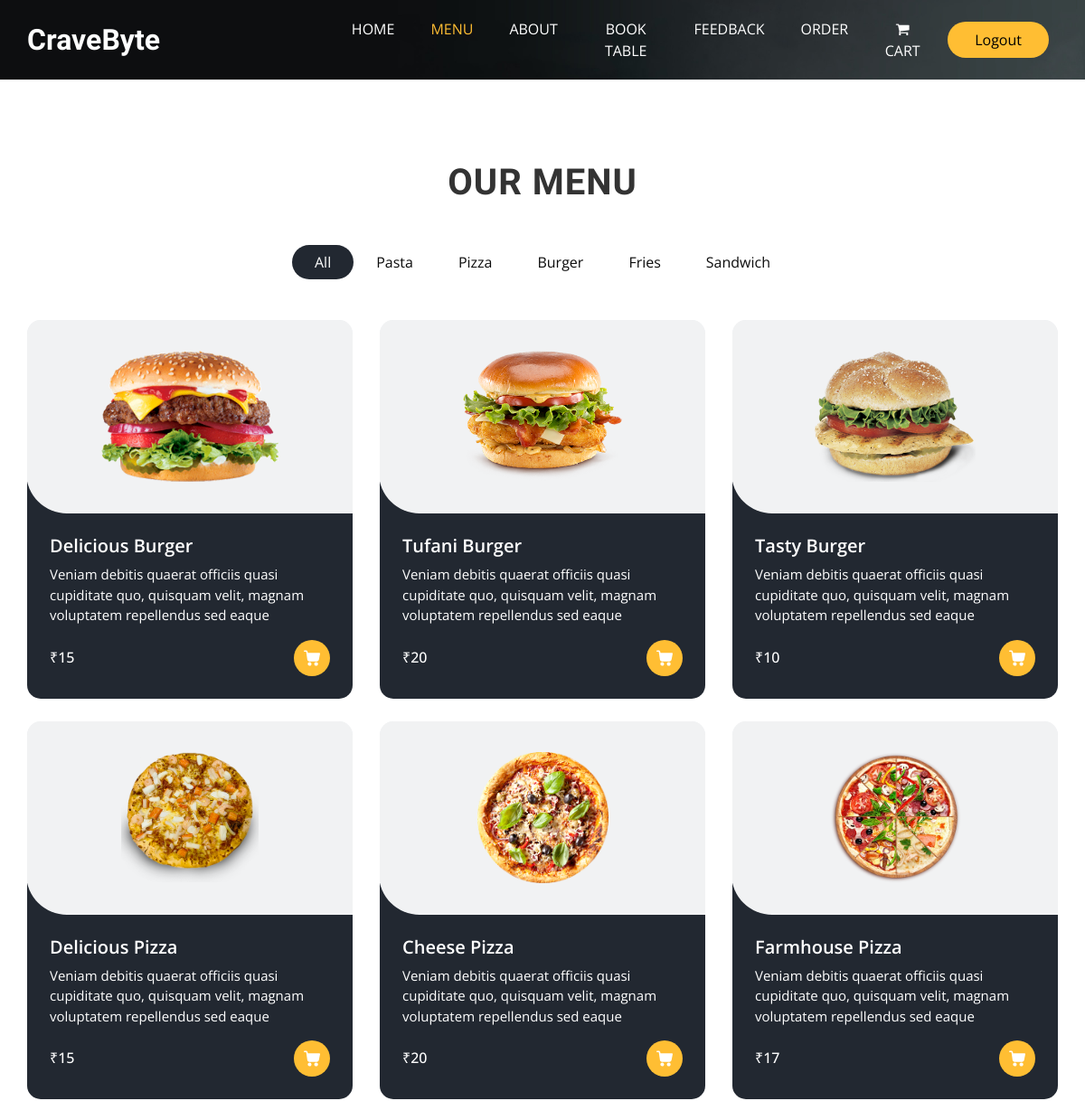
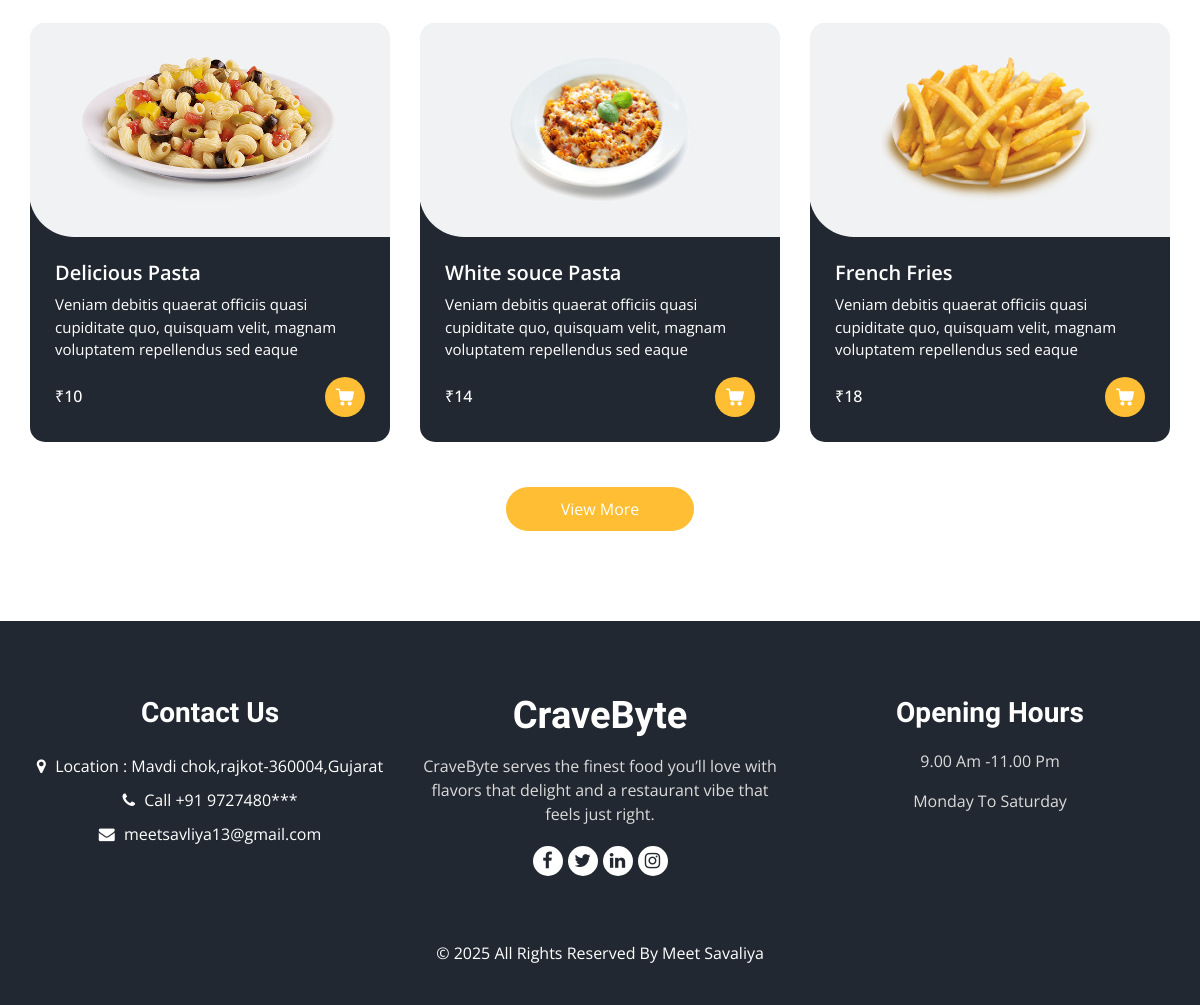
The page /menu/ (signed in) on the database its author committed (2 pictures, top to bottom).
### Base_App/models.py (models this page shows, shortened)
class ItemList(models.Model):
    Category_name=models.CharField(max_length=15)
    def __str__(self):
        return self.Category_name

class Items(models.Model):
    Item_name=models.CharField(max_length=40)
    description=models.TextField(blank=False)
    Price=models.IntegerField()
    Category=models.ForeignKey(ItemList,related_name="Name",on_delete=models.CASCADE)
    Image=models.ImageField(upload_to='items/')

### Base_App/views.py (the view)
# urls.py: path('menu/',MenuView,name="menu"),
@login_required(login_url='login')
def MenuView(request):
    items=Items.objects.all()
    list=ItemList.objects.all()
    return render(request,'menu.html',{'items':items,'list':list})

### templates/menu.html (shortened to what this page needs)
{% extends "base.html" %}
{% block class %} class="sub_page" {% endblock class %}
{% block main %}
<section class="food_section layout_padding">
    <div class="container">
      <div class="heading_container heading_center">
        <h2>
          Our Menu
        </h2>
      </div>
      <ul class="filters_menu">
        <li class="active" data-filter="*">All</li>
        {% for i in list %}
        <li data-filter=".{{ i.Category_name }}">{{ i.Category_name }}</li>
       {% endfor %}
      </ul>
      <div class="filters-content">
        <div class="row grid">
          {% for j in items %}
          <div class="col-sm-6 col-lg-4 all {{ j.Category }}">
            <div class="box">
              <div>
                <div class="img-box">
                  <img src="/media/{{j.Image}}" alt=""> {% comment %}  Or Use This <img src="{{j.Image.url}}" alt=""> {% endcomment %}
                </div>
                <div class="detail-box">
                  <h5>
                    {{ j.Item_name }}
                  </h5>
                  <p>
                    {{ j.description }}
                  </p>
                  <div class="options">
                    <h6>
                      ₹{{ j.Price }}
                    </h6>
                    <a href="{% url 'add_to_cart' j.id %}">
                    </a>
                  </div>
                </div>
              </div>
            </div>
          </div>
          {% endfor %}
        </div>
      </div>
      <div class="btn-box">
        <a href="">
          View More
        </a>
      </div>
    </div>
</section>
{% endblock main %}

### templates/base.html (shortened to what this page needs)
{% load static %}
<!DOCTYPE html>
<html>
<head>
  <link rel="stylesheet" type="text/css" href="{% static 'css/bootstrap.css' %} " />
  <link rel="stylesheet" type="text/css" href="https://cdnjs.cloudflare.com/ajax/libs/OwlCarousel2/2.3.4/assets/owl.carousel.min.css" />
  <link rel="stylesheet" href="https://cdnjs.cloudflare.com/ajax/libs/jquery-nice-select/1.1.0/css/nice-select.min.css" />
  <link href="{% static 'css/font-awesome.min.css' %} " rel="stylesheet" />
  <link href="{% static 'css/style.css' %} " rel="stylesheet" />
  <link href="{% static 'css/responsive.css' %} " rel="stylesheet" />
    <link href="{% static 'css/checkoutpage.css' %} " rel="stylesheet" />
</head>
<body {% block class %}{% endblock class %}>
  <div class="hero_area">
    <div class="bg-box">
      <img src="{% static 'images/hero-bg.jpg' %} " alt="">
    </div>
    <header class="header_section">
      <div class="container">
        <nav class="navbar navbar-expand-lg custom_nav-container ">
          <a class="navbar-brand" href="\">
            <span>
              CraveByte
            </span>
          </a>
          <div class="collapse navbar-collapse" id="navbarSupportedContent">
            <ul class="navbar-nav  mx-auto ">
              <li class="nav-item {% if request.path == '/' %}active{% endif %}">
                <a class="nav-link" href="/">Home <span class="sr-only">(current)</span></a>
              </li>
              <li class="nav-item {% if request.path == '/menu/' %}active{% endif %}">
                <a class="nav-link" href="{% url 'menu' %}">Menu</a>
              </li>
              <li class="nav-item {% if request.path == '/about/' %}active{% endif %}">
                <a class="nav-link" href="{% url 'about' %}">About</a>
              </li>
              <li class="nav-item {% if request.path == '/book_table/' %}active{% endif %}">
                <a class="nav-link" href="{% url 'book_table' %}">Book Table</a>
              </li>
              <li class="nav-item {% if request.path == '/feedback/' %}active{% endif %}">
                <a class="nav-link" href="{% url 'feedback' %}">Feedback</a>
              </li>
              <li class="nav-item {% if request.path == '/place_order/' %}active{% endif %}">
                <a class="nav-link" href="{% url 'place_order' %}">Order</a>
              </li>
              <li class="nav-item {% if request.path == '/cart/' %}active{% endif %}">
                <a class="nav-link" href="{% url 'cart_view' %}">
                  <i class="fa fa-shopping-cart"></i> Cart
                </a>
              </li>
            </ul>
            <div class="user_option">
              {% if user.is_authenticated %}
                <a href="{% url 'logout' %}" class="order_online" style="color:black;">
                  Logout
                </a>
              {% else %}
                <a href="{% url 'login' %}" class="order_online" style="color:black;">
                  Login / Signup
                </a>
              {% endif %}
            </div>
          </div>
        </nav>
      </div>
    </header>
  </div>
  {% block main %}
  {% endblock main %}
  <footer class="footer_section">
    <div class="container">
      <div class="row">
        <div class="col-md-4 footer-col">
          <div class="footer_contact">
            <h4>
              Contact Us
            </h4>
            <div class="contact_link_box">
              <a href="">
                <i class="fa fa-map-marker" aria-hidden="true"></i>
                <span>
                  Location : Mavdi chok,rajkot-360004,Gujarat
                </span>
              </a>
              <a href="">
                <i class="fa fa-phone" aria-hidden="true"></i>
                <span>
                  Call +91 9727480***
                </span>
              </a>
              <a href="">
                <i class="fa fa-envelope" aria-hidden="true"></i>
                <span>
                  meetsavliya13@gmail.com
                </span>
              </a>
            </div>
          </div>
        </div>
        <div class="col-md-4 footer-col">
          <div class="footer_detail">
            <a href="" class="footer-logo">
              CraveByte
            </a>
            <p>
              CraveByte serves the finest food you’ll love with flavors that delight and a restaurant vibe that feels just right.
            </p>
            <div class="footer_social">
              <a href="">
                <i class="fa fa-facebook" aria-hidden="true"></i>
              </a>
              <a href="">
                <i class="fa fa-twitter" aria-hidden="true"></i>
              </a>
              <a href="https://www.linkedin.com/in/meet-savaliya262">
                <i class="fa fa-linkedin" aria-hidden="true"></i>
              </a>
              <a href="https://www.instagram.com/meet_patel_262">
                <i class="fa fa-instagram" aria-hidden="true"></i>
              </a>
            </div>
          </div>
        </div>
        <div class="col-md-4 footer-col">
          <h4>
            Opening Hours
          </h4>
          <p>
            9.00 Am -11.00 Pm
          </p>
          <p>
            Monday To Saturday
          </p>
        </div>
      </div>
      <div class="footer-info">
        <p>
          &copy; <span id="displayYear"></span> All Rights Reserved By Meet Savaliya
        </p>
      </div>
    </div>
  </footer>
</body>
</html>

### static/css/responsive.css (style rules this page uses)
@media (min-width: 1200px) { .container { max-width: 1170px; } }

### rows shown on the page
ItemList: Category_name "Pasta"
ItemList: Category_name "Pizza"
ItemList: Category_name "Burger"
ItemList: Category_name "Fries"
ItemList: Category_name "Sandwich"
Items: Image (picture), Item_name "Delicious Burger", description "Veniam debitis quaerat officiis quasi cupiditate quo, quisquam velit, magnam voluptatem repellendus sed eaque", Price "15"
Items: Image (picture), Item_name "Tufani Burger", description "Veniam debitis quaerat officiis quasi cupiditate quo, quisquam velit, magnam voluptatem repellendus sed eaque", Price "20"
Items: Image (picture), Item_name "Tasty Burger", description "Veniam debitis quaerat officiis quasi cupiditate quo, quisquam velit, magnam voluptatem repellendus sed eaque", Price "10"
Items: Image (picture), Item_name "Delicious Pizza", description "Veniam debitis quaerat officiis quasi cupiditate quo, quisquam velit, magnam voluptatem repellendus sed eaque", Price "15"
Items: Image (picture), Item_name "Cheese Pizza", description "Veniam debitis quaerat officiis quasi cupiditate quo, quisquam velit, magnam voluptatem repellendus sed eaque", Price "20"
Items: Image (picture), Item_name "Farmhouse Pizza", description "Veniam debitis quaerat officiis quasi cupiditate quo, quisquam velit, magnam voluptatem repellendus sed eaque", Price "17"
Items: Image (picture), Item_name "Delicious Pasta", description "Veniam debitis quaerat officiis quasi cupiditate quo, quisquam velit, magnam voluptatem repellendus sed eaque", Price "10"
Items: Image (picture), Item_name "White souce Pasta", description "Veniam debitis quaerat officiis quasi cupiditate quo, quisquam velit, magnam voluptatem repellendus sed eaque", Price "14"
Items: Image (picture), Item_name "French Fries", description "Veniam debitis quaerat officiis quasi cupiditate quo, quisquam velit, magnam voluptatem repellendus sed eaque", Price "18"
